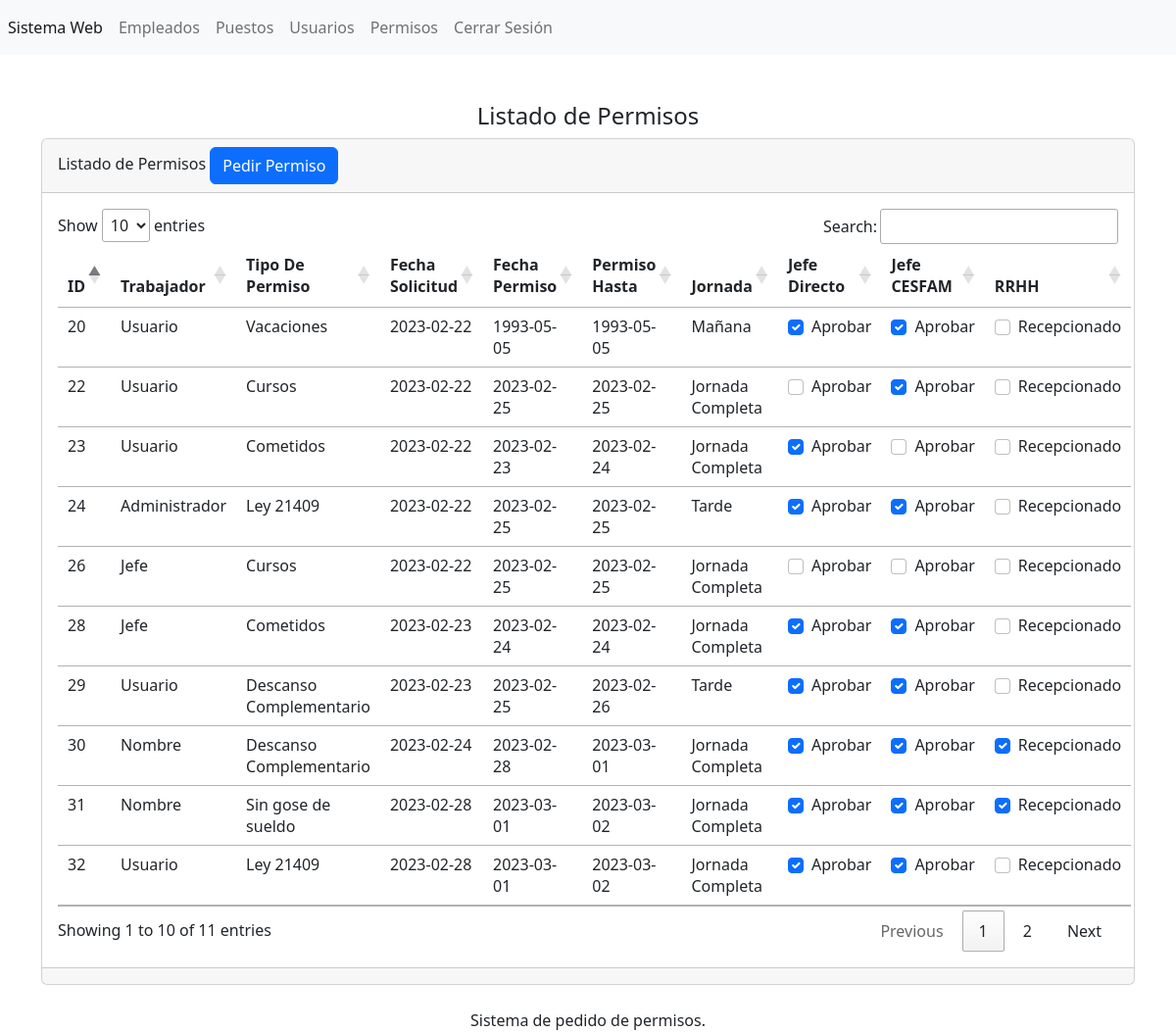
Page /secciones/permisos/index.php (signed in) on the committed database.
### tables this page shows
CREATE TABLE `tbl_permisos` (
  `id` int(11) NOT NULL,
  `idempleado` int(11) NOT NULL,
  `idtipopermiso` int(11) NOT NULL,
  `fechasolicitud` date NOT NULL,
  `fechapermiso` date NOT NULL,
  `permisohasta` date NOT NULL,
  `jornada` int(11) NOT NULL,
  `jefedirecto` tinyint(1) NOT NULL,
  `jefecesfam` tinyint(1) NOT NULL,
  `rrhh` tinyint(1) NOT NULL
);

CREATE TABLE `tbl_usuarios` (
  `id` int(11) NOT NULL,
  `usuario` varchar(255) NOT NULL,
  `password` varchar(255) NOT NULL,
  `correo` varchar(255) NOT NULL,
  `rut` int(11) NOT NULL,
  `dv` varchar(1) NOT NULL,
  `nombre` varchar(255) NOT NULL,
  `apellido_pat` varchar(255) NOT NULL,
  `apellido_mat` varchar(255) NOT NULL,
  `tipousuario` int(11) NOT NULL
);

CREATE TABLE `tbl_tipo_permiso` (
  `id` int(11) NOT NULL,
  `tipopermiso` varchar(255) NOT NULL
);

CREATE TABLE `tbl_jornada` (
  `id` int(11) NOT NULL,
  `tipojornada` varchar(255) NOT NULL
);

### secciones/permisos/index.php (the view, shortened to what this page needs)
<?php
session_start();   include("../../bd.php");
$sentencia=$conexion->prepare("
SELECT
    tbl_permisos.id as id,
    tu.nombre,
    tipopermiso,
    fechasolicitud,
    fechapermiso,
    permisohasta,
    tipojornada,
    jefedirecto,
    jefecesfam,
    rrhh
FROM tbl_permisos
         join tbl_tipo_permiso ttp on ttp.id = tbl_permisos.idtipopermiso
         join tbl_jornada tj on tj.id = tbl_permisos.jornada
join tbl_usuarios tu on tu.rut = tbl_permisos.idempleado");
$sentencia->execute();
$lista_tbl_permisos=$sentencia->fetchALL(PDO::FETCH_ASSOC);
?>
<?php
switch($_SESSION['tipousuario']){
case 4:
include("../../templates/admin/header.php");
break;
}
?>
<br><br>
<center><h4> Listado de Permisos </h4></center>
<div class="card">
    <div class="card-header">
        Listado de Permisos <a name="pedir" id="pedir" class="btn btn-primary" href="pedir.php" role="button">Pedir Permiso</a>
    </div>
    <div class="card-body">
<div class="table-responsive-sm">
    <table class="table" id="tabla_id">
        <thead>
            <tr>
                <th scope="col">ID</th>
                <th scope="col">Trabajador</th>
                <th scope="col">Tipo De Permiso</th>
                <th scope="col">Fecha Solicitud</th>
                <th scope="col">Fecha Permiso</th>
                <th scope="col">Permiso Hasta</th>
                <th scope="col">Jornada</th>
                <th scope="col">Jefe Directo</th>
                <th scope="col">Jefe CESFAM</th>
                <th scope="col">RRHH</th>
            </tr>
        </thead>
        <tbody>
        <?php foreach($lista_tbl_permisos as $registro){?>
            <tr class="">
                <td scope="row"><?php echo $registro['id']; ?></td>
                <td><?php echo $registro['nombre']; ?></td>
                <td><?php echo $registro['tipopermiso']; ?></td>
                <td><?php echo $registro['fechasolicitud']; ?></td>
                <td><?php echo $registro['fechapermiso']; ?></td>
                <td><?php echo $registro['permisohasta']; ?></td>
               <td> <?php echo $registro['tipojornada']; ?></td>
                <td>
                    <div class="form-check">
                     <input class="form-check-input check-jefedirecto" type="checkbox" id="jefedirecto" <?php echo $registro['jefedirecto'] ? 'checked' : '' ;?>  data-id="<?php echo $registro['id'];?>">
                    <label class="form-check-label" for="jefedirecto">
                     Aprobar
                     </label>
                    </div>
                </td>
                <td>
                <div class="form-check">
                <input class="form-check-input check-jefecesfam" type="checkbox" id="jefecesfam" <?php echo $registro['jefecesfam'] ? 'checked' : '' ;?>  data-id="<?php echo $registro['id'];?>">
                    <label class="form-check-label" for="jefecesfam">
                  Aprobar
                  </label>
                </div>
                </td>
                <td> <div class="form-check">
                <input class="form-check-input check-rrhh" type="checkbox" id="rrhh" <?php echo $registro['rrhh'] ? 'checked' : '' ;?>  data-id="<?php echo $registro['id'];?>">
                    <label class="form-check-label" for="rrhh">
                  Recepcionado
                  </label>
                </div></td>
            </tr>
            <?php } ?>
        </tbody>
    </table>
</div>
    </div>
    <div class="card-footer text-muted">
    </div>
</div>
<?php include("../../templates/footer.php"); ?>

### rows in the picture
tbl_permisos: id "22", tbl_usuarios.nombre "Usuario", idtipopermiso.tipopermiso "Cursos", fechasolicitud "2023-02-22", fechapermiso "2023-02-25", permisohasta "2023-02-25", jornada.tipojornada "Jornada Completa", jefecesfam "☑"
tbl_permisos: id "23", tbl_usuarios.nombre "Usuario", idtipopermiso.tipopermiso "Cometidos", fechasolicitud "2023-02-22", fechapermiso "2023-02-23", permisohasta "2023-02-24", jornada.tipojornada "Jornada Completa", jefedirecto "☑"
tbl_permisos: id "26", tbl_usuarios.nombre "Jefe", idtipopermiso.tipopermiso "Cursos", fechasolicitud "2023-02-22", fechapermiso "2023-02-25", permisohasta "2023-02-25", jornada.tipojornada "Jornada Completa"
tbl_permisos: id "28", tbl_usuarios.nombre "Jefe", idtipopermiso.tipopermiso "Cometidos", fechasolicitud "2023-02-23", fechapermiso "2023-02-24", permisohasta "2023-02-24", jornada.tipojornada "Jornada Completa", jefedirecto "☑", jefecesfam "☑"
tbl_permisos: id "30", tbl_usuarios.nombre "Nombre", idtipopermiso.tipopermiso "Descanso Complementario", fechasolicitud "2023-02-24", fechapermiso "2023-02-28", permisohasta "2023-03-01", jornada.tipojornada "Jornada Completa", jefedirecto "☑", jefecesfam "☑", rrhh "☑"
tbl_permisos: id "31", tbl_usuarios.nombre "Nombre", idtipopermiso.tipopermiso "Sin gose de sueldo", fechasolicitud "2023-02-28", fechapermiso "2023-03-01", permisohasta "2023-03-02", jornada.tipojornada "Jornada Completa", jefedirecto "☑", jefecesfam "☑", rrhh "☑"
tbl_permisos: id "32", tbl_usuarios.nombre "Usuario", idtipopermiso.tipopermiso "Ley 21409", fechasolicitud "2023-02-28", fechapermiso "2023-03-01", permisohasta "2023-03-02", jornada.tipojornada "Jornada Completa", jefedirecto "☑", jefecesfam "☑"
tbl_permisos: id "20", tbl_usuarios.nombre "Usuario", idtipopermiso.tipopermiso "Vacaciones", fechasolicitud "2023-02-22", fechapermiso "1993-05-05", permisohasta "1993-05-05", jornada.tipojornada "Mañana", jefedirecto "☑", jefecesfam "☑"
tbl_permisos: id "24", tbl_usuarios.nombre "Administrador", idtipopermiso.tipopermiso "Ley 21409", fechasolicitud "2023-02-22", fechapermiso "2023-02-25", permisohasta "2023-02-25", jornada.tipojornada "Tarde", jefedirecto "☑", jefecesfam "☑"
tbl_permisos: id "29", tbl_usuarios.nombre "Usuario", idtipopermiso.tipopermiso "Descanso Complementario", fechasolicitud "2023-02-23", fechapermiso "2023-02-25", permisohasta "2023-02-26", jornada.tipojornada "Tarde", jefedirecto "☑", jefecesfam "☑"
